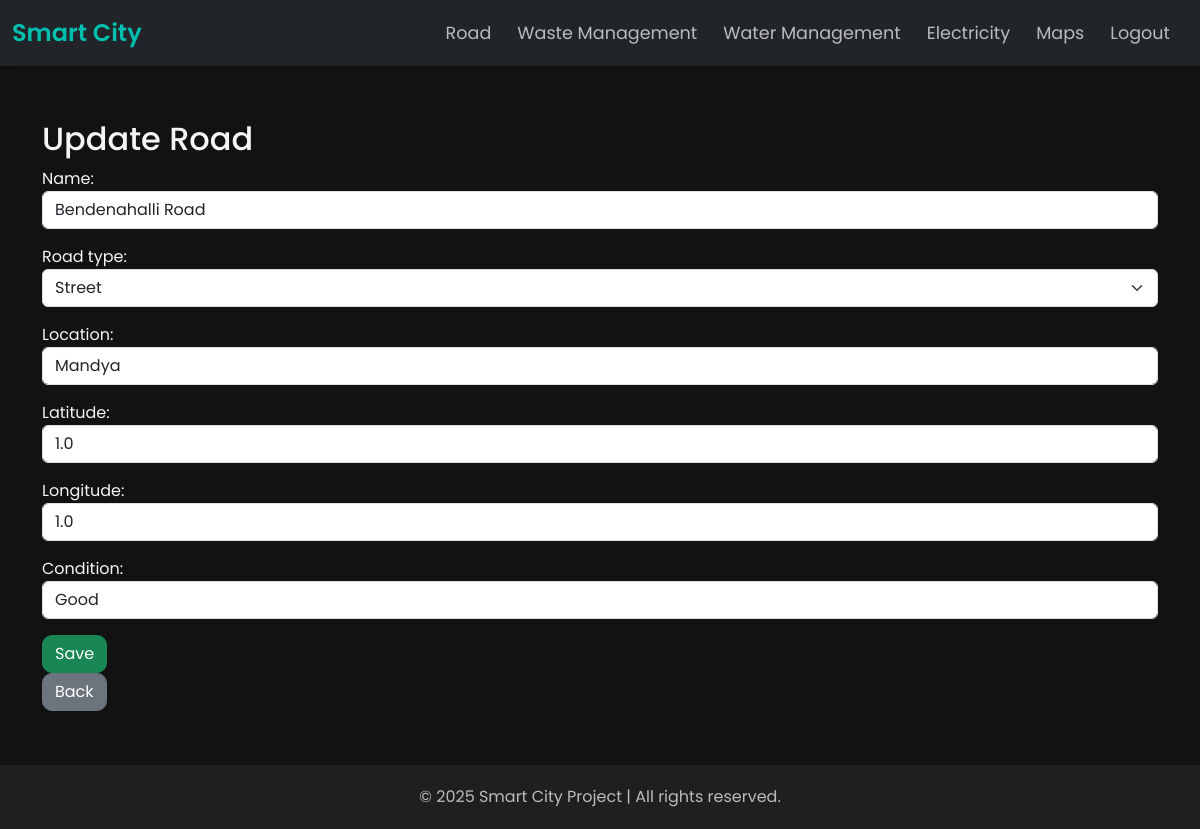
/road/roads/update/1/, run on the app's committed database.
### road/models.py (models this page shows, shortened)
class Road(models.Model):
    ROAD_TYPE_CHOICES = [
        ('Highway', 'Highway'),
        ('Street', 'Street'),
        ('Alley', 'Alley'),
        ('Avenue', 'Avenue'),
    ]
    name = models.CharField(max_length=255)
    road_type = models.CharField(max_length=20, choices=ROAD_TYPE_CHOICES)
    location = models.CharField(max_length=255)
    latitude = models.FloatField(default=None)
    longitude = models.FloatField(default=None)
    condition = models.CharField(max_length=50, default='Good')
    date_added = models.DateTimeField(auto_now_add=True)

### road/views.py (the view)
# urls.py: path('roads/update/<int:pk>/', views.road_update, name='road_update'),
def road_update(request, pk):
    road = get_object_or_404(Road, pk=pk)
    if request.method == 'POST':
        form = RoadForm(request.POST, instance=road)
        if form.is_valid():
            form.save()
            messages.success(request, 'Road details updated!')
            return redirect('road:road_list')
    else:
        form = RoadForm(instance=road)
    return render(request, 'road/road_form.html', {'form': form})

### road/forms.py
class RoadForm(forms.ModelForm):
    class Meta:
        model = Road
        fields = ['name', 'road_type', 'location', 'latitude', 'longitude', 'condition']
        widgets = {
            'name': forms.TextInput(attrs={'class': 'form-control'}),
            'road_type': forms.Select(attrs={'class': 'form-select'}),
            'location': forms.TextInput(attrs={'class': 'form-control'}),
            'latitude': forms.NumberInput(attrs={'class': 'form-control'}),
            'longitude': forms.NumberInput(attrs={'class': 'form-control'}),
            'condition': forms.TextInput(attrs={'class': 'form-control'}),
        }

### road/templates/road/road_form.html (shortened to what this page needs)
{% extends 'base_generic.html' %}
{% block content %}
<h2>{% if form.instance.pk %}Update{% else %}Add{% endif %} Road</h2>
<form method="POST">
    {{ form.as_p }}
    <button type="submit" class="btn btn-success">Save</button>
</form>
<a href="{% url 'road:road_list' %}" class="btn btn-secondary">Back</a>
{% endblock %}

### templates/base_generic.html (style rules this page uses)
body { background-color: #121212; font-family: 'Poppins', sans-serif; color: #f5f5f5; margin: 0; }
.btn { border-radius: 10px; transition: all 0.3s ease; }

### data on the page
Road: name "Bendenahalli Road", road_type "Street", location "Mandya", latitude "1.0", longitude "1.0", condition "Good"
